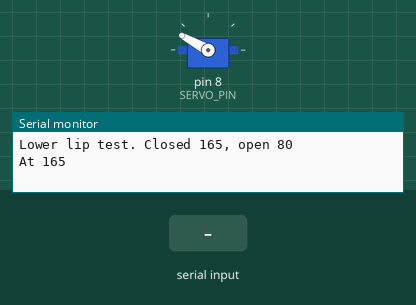
The sketch below on a simulated Arduino Uno, built with avr-gcc and run on an emulated ATmega328P. On the bench: servo, the last lines printed to the serial monitor. The inputs (shaded band) are chosen by the test bench.

Above: at 1.7 s.
At 19.6 s:
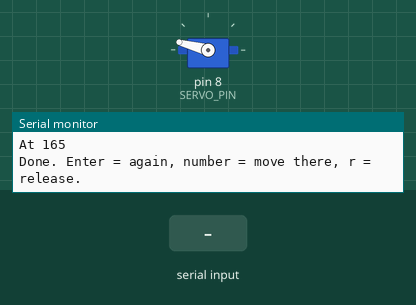
19.7 s: "200\n" received over Serial
At 21.2 s:
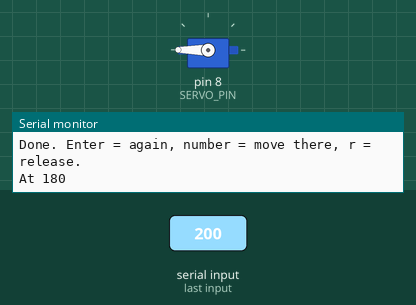
21.6 s: "r\n" received over Serial
Timing chart, 0 to 24.6 s (numbered marks = the images above; inputs shaded):
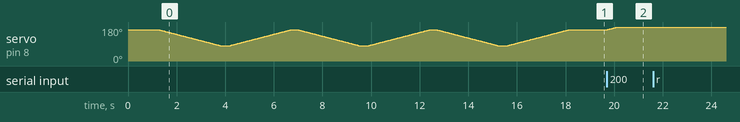

Measured:
- after the input at 19.7 s, servo on pin 8 (SERVO_PIN): moves from 165° to 180° over 0.42 s, starting at once

The sketch:

lower_lip_sweep.ino
```cpp
// Lower lip test: Uno pin 8, breadboard row 25.
// Starts closed, opens slowly to OPEN, closes again back to CLOSED.
// Does that CYCLES times after upload. Prints the angle at each end.
// CLOSED is bigger than OPEN here because of how the servo is mounted.
//
// Serial Monitor, 9600 baud, "New Line":
//   Enter     = open and close again
//   a number  = move slowly to that angle (to find the exact closed/open angles)
//   r         = release the servo
// If the servo hums without moving, type r: a blocked servo gets hot.

#include <Servo.h>

const int SERVO_PIN = 8;
const int CLOSED = 165;      // neutral, mouth closed
const int OPEN = 80;         // fully open
const int STEP_DELAY = 30;   // ms per degree: bigger = slower
const int PAUSE = 300;       // ms to hold at each end
const int CYCLES = 3;        // open/close movements per run

int current = CLOSED;

Servo lip;

void moveTo(int target) {
  if (!lip.attached()) lip.attach(SERVO_PIN);
  while (current != target) {
    current += (target > current) ? 1 : -1;
    lip.write(current);
    delay(STEP_DELAY);
  }
  Serial.print("At ");
  Serial.println(current);
}

void cycle() {
  moveTo(CLOSED);            // always start from closed
  delay(PAUSE);
  for (int i = 0; i < CYCLES; i++) {
    moveTo(OPEN);
    delay(PAUSE);
    moveTo(CLOSED);
    delay(PAUSE);
  }
  Serial.println("Done. Enter = again, number = move there, r = release.");
}

void setup() {
  Serial.begin(9600);
  lip.write(CLOSED);         // set position before attaching to avoid a jump
  lip.attach(SERVO_PIN);
  delay(1000);
  Serial.print("Lower lip test. Closed ");
  Serial.print(CLOSED);
  Serial.print(", open ");
  Serial.println(OPEN);
  cycle();
}

void loop() {
  if (!Serial.available()) return;

  String line = Serial.readStringUntil('\n');
  line.trim();

  if (line.length() == 0) {
    cycle();
  } else if (line == "r" || line == "R") {
    lip.detach();
    Serial.println("Released. Enter or a number moves it again.");
  } else if (isDigit(line[0])) {
    moveTo(constrain(line.toInt(), 0, 180));
  }
}
```
